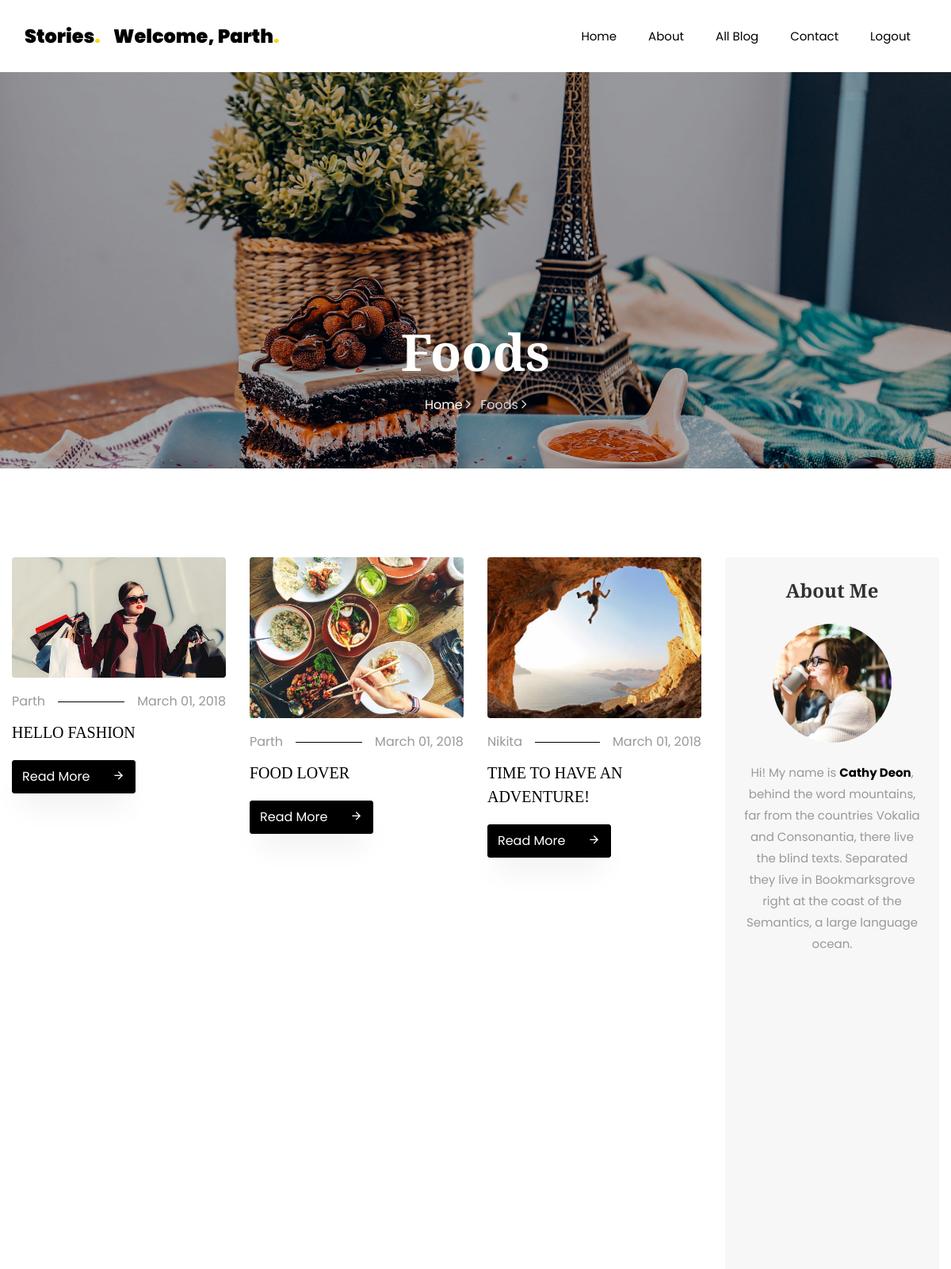
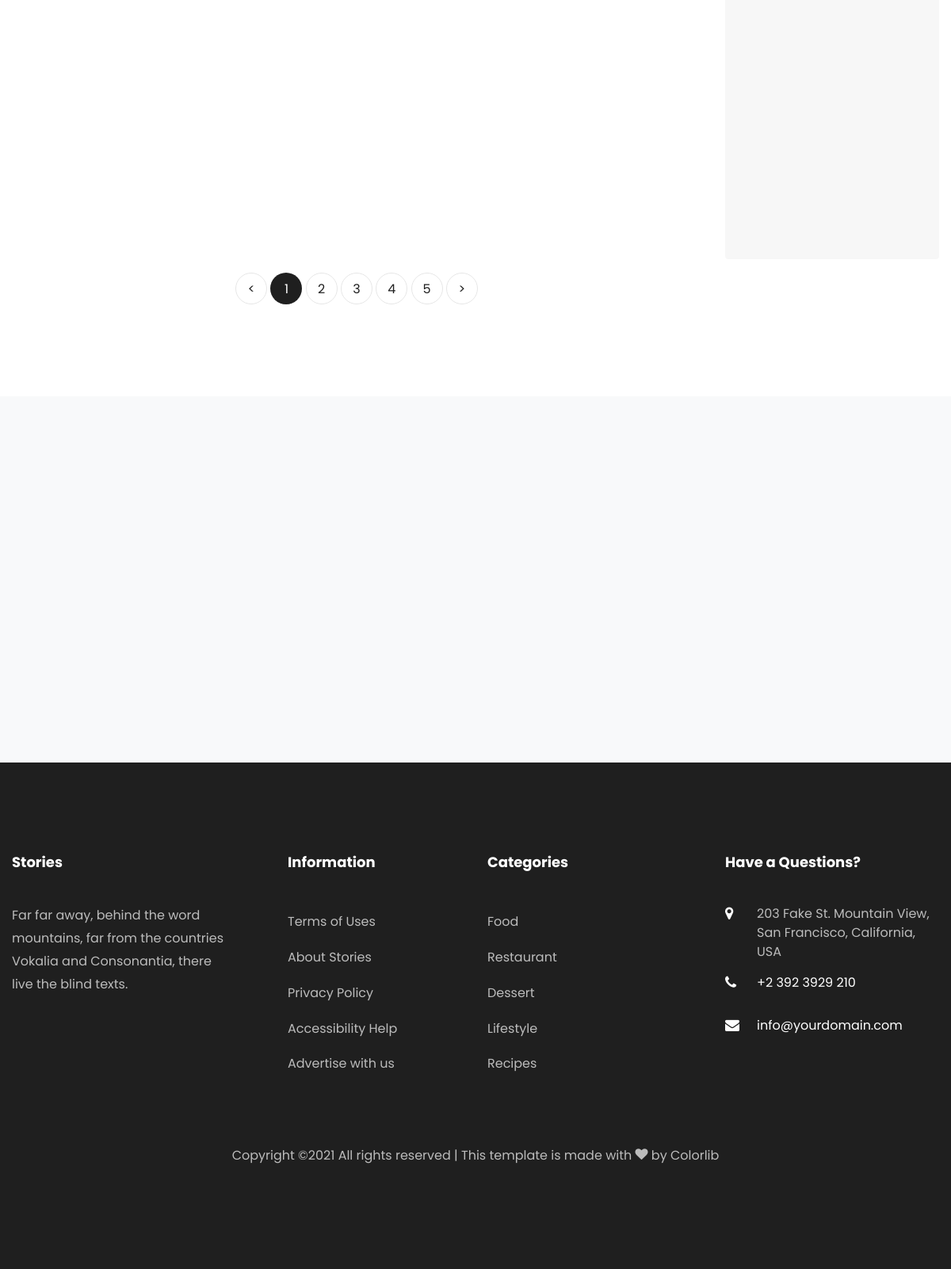
The app's page /allblog/ (signed in) with its own data (2 pictures, top to bottom).
### Blog/models.py (models this page shows, shortened)
class BlogModel(models.Model):
    usr = models.ForeignKey(User,on_delete=models.CASCADE,null=True)
    cat = models.ForeignKey(Category,on_delete=models.CASCADE,null=True)
    title = models.CharField(max_length=100,null=True)
    sdes = models.TextField(null=True)
    long_des = models.TextField(null=True)
    date = models.DateField(null=True)
    image = models.FileField(null=True)

### Blog/views.py (the view)
# urls.py: path('allblog/', AllBlogs, name='blogs'),
def AllBlogs(request):
    blogs = BlogModel.objects.all()
    d = {"blogs":blogs}
    return render(request,'newtemp/allblog.html',d)

### Blog/templates/newtemp/allblog.html (shortened to what this page needs)
{% extends 'newtemp/base.html' %}
{% load static %}
{% block body %}
    <section class="hero-wrap hero-wrap-2" style="background-image: url({% static 'images/bg_4.jpg' %});">
      <div class="overlay"></div>
      <div class="container">
        <div class="row no-gutters slider-text align-items-end justify-content-center">
          <div class="col-md-9 ftco-animate pb-5 text-center">
            <h1 class="mb-3 bread">Foods</h1>
            <p class="breadcrumbs"><span class="mr-2"><a href="index.html">Home <i class="ion-ios-arrow-forward"></i></a></span> <span>Foods <i class="ion-ios-arrow-forward"></i></span></p>
          </div>
        </div>
      </div>
    </section>
    <section class="ftco-section">
    	<div class="container">
        <div class="row">
        	<div class="col-lg-9">
        		<div class="row">
					{% for i in blogs %}
        			<div class="col-md-4 ftco-animate">
    						<div class="blog-entry">
		    					<a href="{% url 'bdetail' i.id %}" class="img-2"><img src="{{ i.image.url }}" class="img-fluid" alt="Colorlib Template"></a>
			    				<div class="text pt-3">
	    							<p class="meta d-flex"><span class="pr-3">{{ i.usr.first_name }}</span><span class="ml-auto pl-3">March 01, 2018</span></p>
	    							<h3><a href="{% url 'bdetail' i.id %}">{{ i.title }}</a></h3>
	    							<p class="mb-0"><a href="{% url 'bdetail' i.id %}" class="btn btn-black py-2">Read More <span class="icon-arrow_forward ml-4"></span></a></p>
	    						</div>
		    				</div>
    					</div>
					{% endfor %}
        		</div>
        		<div class="row mt-5">
		          <div class="col text-center">
		            <div class="block-27">
		              <ul>
		                <li><a href="#">&lt;</a></li>
		                <li class="active"><span>1</span></li>
		                <li><a href="#">2</a></li>
		                <li><a href="#">3</a></li>
		                <li><a href="#">4</a></li>
		                <li><a href="#">5</a></li>
		                <li><a href="#">&gt;</a></li>
		              </ul>
		            </div>
		          </div>
		        </div>
        	</div>
        	<div class="col-lg-3">
        		<div class="sidebar-wrap">
	        		<div class="sidebar-box p-4 about text-center ftco-animate">
			          <h2 class="heading mb-4">About Me</h2>
			          <img src="{% static 'images/author.jpg' %}" class="img-fluid" alt="Colorlib Template">
			          <div class="text pt-4">
			          	<p>Hi! My name is <strong>Cathy Deon</strong>, behind the word mountains, far from the countries Vokalia and Consonantia, there live the blind texts. Separated they live in Bookmarksgrove right at the coast of the Semantics, a large language ocean.</p>
			          </div>
	        		</div>
            </div>
        	</div>
        </div>
    	</div>
    </section>
{% endblock %}

### Blog/templates/newtemp/base.html (shortened to what this page needs)
<!DOCTYPE html>
<html lang="en">
  <head>
    {% load static %}
    <link rel="stylesheet" href="{% static 'css/open-iconic-bootstrap.min.css' %}">
    <link rel="stylesheet" href="{% static 'css/animate.css' %}">
    <link rel="stylesheet" href="{% static 'css/owl.carousel.min.css' %}">
    <link rel="stylesheet" href="{% static 'css/owl.theme.default.min.css' %}">
    <link rel="stylesheet" href="{% static 'css/magnific-popup.css' %}">
    <link rel="stylesheet" href="{% static 'css/aos.css' %}">
    <link rel="stylesheet" href="{% static 'css/ionicons.min.css' %}">
    <link rel="stylesheet" href="{% static 'css/flaticon.css' %}">
    <link rel="stylesheet" href="{% static 'css/icomoon.css' %}">
    <link rel="stylesheet" href="{% static 'css/style.css' %}">
  </head>
  <body>
	  <nav class="navbar navbar-expand-lg navbar-dark bg-dark ftco-navbar-light" id="ftco-navbar">
	    <div class="container">
	      <a class="navbar-brand" href="index.html">Stories<span>.</span></a>
	        {% if  request.user.is_authenticated %}
          <a class="navbar-brand" href="{% url 'upanel' %}">Welcome, {{ request.user.first_name }}<span>.</span></a>
            {% endif %}
	      <div class="collapse navbar-collapse" id="ftco-nav">
	        <ul class="navbar-nav ml-auto">
	          <li class="nav-item"><a href="{% url 'newhome' %}" class="nav-link">Home</a></li>
	          <li class="nav-item"><a href="{% url 'about' %}" class="nav-link">About</a></li>
	          <li class="nav-item"><a href="{% url 'blogs' %}" class="nav-link">All Blog</a></li>
              <li class="nav-item"><a href="{% url 'contact' %}" class="nav-link">Contact</a></li>
              {% if not request.user.is_authenticated %}
	          <li class="nav-item"><a href="{% url 'signup' %}" class="nav-link">Signup</a></li>
	          <li class="nav-item"><a href="{% url 'login' %}" class="nav-link">Login</a></li>
	        {% else %}
              <li class="nav-item"><a href="{% url 'logout' %}" class="nav-link">Logout</a></li>
             {% endif %}
            </ul>
	      </div>
	    </div>
	  </nav>
  {% block body %}
  {% endblock %}
		<section class="ftco-subscribe ftco-section bg-light">
      <div class="overlay">
        <div class="container">
          <div class="row d-flex justify-content-center">
          </div>
        </div>
      </div>
    </section>
    <footer class="ftco-footer ftco-footer-2 ftco-section">
      <div class="container">
        <div class="row mb-5">
          <div class="col-md">
            <div class="ftco-footer-widget mb-4">
              <h2 class="ftco-heading-2">Stories</h2>
              <p>Far far away, behind the word mountains, far from the countries Vokalia and Consonantia, there live the blind texts.</p>
              <ul class="ftco-footer-social list-unstyled float-md-left float-lft mt-5">
              </ul>
            </div>
          </div>
          <div class="col-md">
            <div class="ftco-footer-widget mb-4 ml-md-5">
              <h2 class="ftco-heading-2">Information</h2>
              <ul class="list-unstyled">
                <li><a href="#" class="py-2 d-block">Terms of Uses</a></li>
                <li><a href="#" class="py-2 d-block">About Stories</a></li>
                <li><a href="#" class="py-2 d-block">Privacy Policy</a></li>
                <li><a href="#" class="py-2 d-block">Accessibility Help</a></li>
                <li><a href="#" class="py-2 d-block">Advertise with us</a></li>
              </ul>
            </div>
          </div>
          <div class="col-md">
             <div class="ftco-footer-widget mb-4">
              <h2 class="ftco-heading-2">Categories</h2>
              <ul class="list-unstyled">
                <li><a href="#" class="py-2 d-block">Food</a></li>
                <li><a href="#" class="py-2 d-block">Restaurant</a></li>
                <li><a href="#" class="py-2 d-block">Dessert</a></li>
                <li><a href="#" class="py-2 d-block">Lifestyle</a></li>
                <li><a href="#" class="py-2 d-block">Recipes</a></li>
              </ul>
            </div>
          </div>
          <div class="col-md">
            <div class="ftco-footer-widget mb-4">
            	<h2 class="ftco-heading-2">Have a Questions?</h2>
            	<div class="block-23 mb-3">
	              <ul>
	                <li><span class="icon icon-map-marker"></span><span class="text">203 Fake St. Mountain View, San Francisco, California, USA</span></li>
	                <li><a href="#"><span class="icon icon-phone"></span><span class="text">+2 392 3929 210</span></a></li>
	                <li><a href="#"><span class="icon icon-envelope"></span><span class="text">info@yourdomain.com</span></a></li>
	              </ul>
	            </div>
            </div>
          </div>
        </div>
        <div class="row">
          <div class="col-md-12 text-center">
            <p>
  Copyright &copy;<script>document.write(new Date().getFullYear());</script> All rights reserved | This template is made with <i class="icon-heart color-danger" aria-hidden="true"></i> by <a href="https://colorlib.com" target="_blank">Colorlib</a>
  </p>
          </div>
        </div>
      </div>
    </footer>
  </body>
</html>

### Blog/static/css/icomoon.css (style rules this page uses)
[class^="icon-"], [class*=" icon-"] { font-family: 'icomoon' !important; speak: none; font-style: normal; font-weight: normal; font-variant: normal; text-transform: none; line-height: 1; -webkit-font-smoothing: antialiased; -moz-osx-font-smoothing: grayscale; }
.icon-heart:before { content: "\f004"; }
.icon-map-marker:before { content: "\f041"; }
.icon-phone:before { content: "\f095"; }
.icon-envelope:before { content: "\f0e0"; }
.icon-arrow_forward:before { content: "\e5c8"; }

### records on screen
BlogModel: image (picture), usr.first_name "Parth", title "HELLO FASHION"
BlogModel: image (picture), usr.first_name "Parth", title "FOOD LOVER"
BlogModel: image (picture), usr.first_name "Nikita", title "TIME TO HAVE AN ADVENTURE!"

### other values on screen
{{ request.user.first_name }} "Parth"
